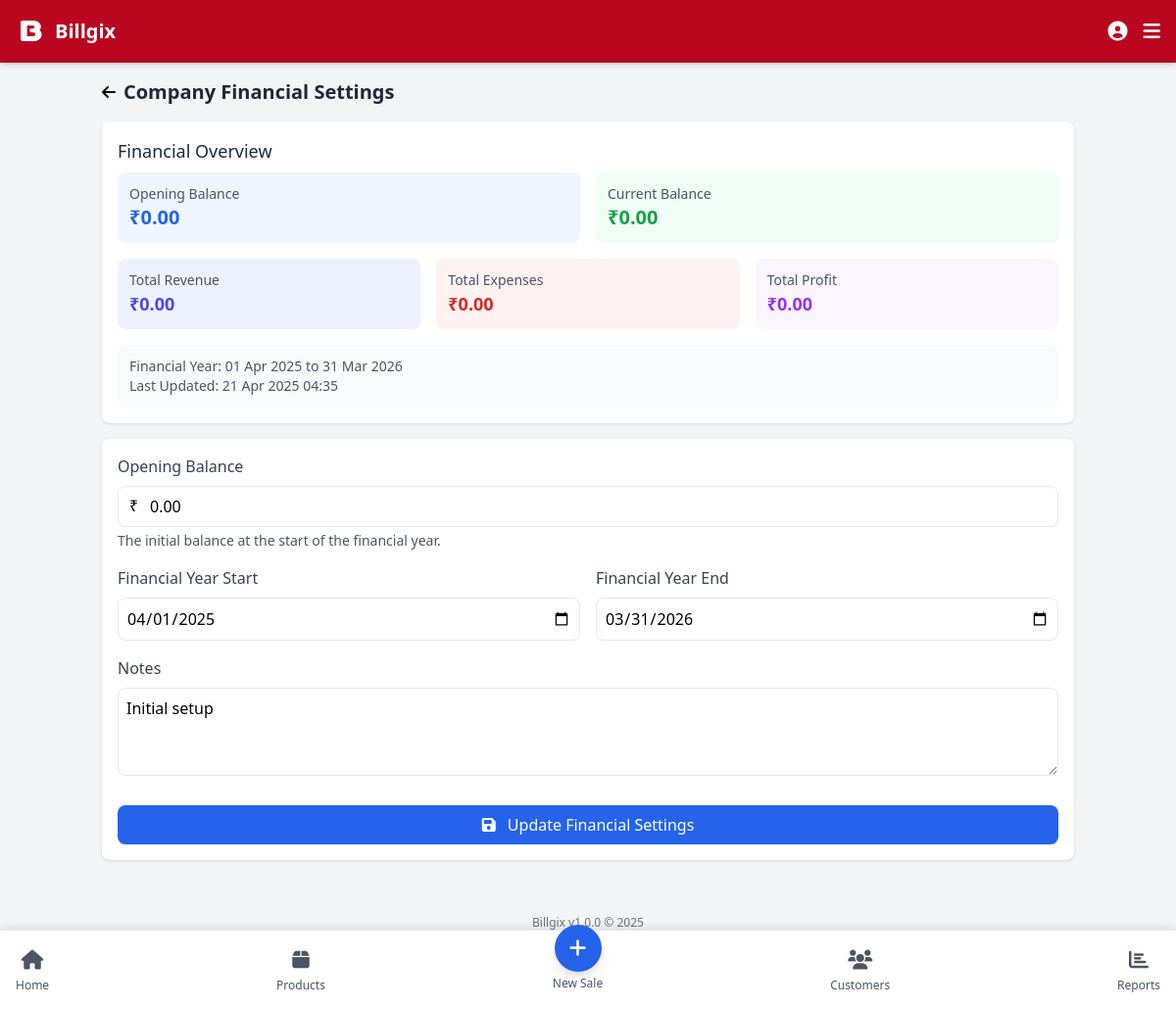
Page /modules/settings/company_finances.php (signed in) on the committed database.
### tables this page shows
CREATE TABLE IF NOT EXISTS company_finances (
    id INT AUTO_INCREMENT PRIMARY KEY,
    opening_balance DECIMAL(10, 2) NOT NULL DEFAULT 0,
    current_balance DECIMAL(10, 2) NOT NULL DEFAULT 0,
    total_revenue DECIMAL(10, 2) NOT NULL DEFAULT 0,
    total_expenses DECIMAL(10, 2) NOT NULL DEFAULT 0,
    total_profit DECIMAL(10, 2) NOT NULL DEFAULT 0,
    last_updated DATETIME NOT NULL,
    financial_year_start DATE NOT NULL,
    financial_year_end DATE NOT NULL,
    notes TEXT
);

### includes/db.php (called while the page is built, shortened)
<?php
class Database {
    private $conn;
    public function __construct() {
        try {
            $this->conn = new PDO(
                "mysql:host=" . DB_HOST . ";dbname=" . DB_NAME,
                DB_USER,
                DB_PASS,
                array(PDO::ATTR_ERRMODE => PDO::ERRMODE_EXCEPTION)
            );
        } catch(PDOException $e) {
            echo "Connection Error: " . $e->getMessage();
            exit;
        }
    }
    public function query($sql, $params = []) {
        $stmt = $this->conn->prepare($sql);
        $stmt->execute($params);
        return $stmt;
    }
    public function select($sql, $params = []) {
        $stmt = $this->query($sql, $params);
        return $stmt->fetchAll(PDO::FETCH_ASSOC);
    }
}
$db = new Database();
?>

### includes/functions.php (called while the page is built, shortened)
<?php
require_once 'db.php';
function formatCurrency($amount) {
    return CURRENCY . number_format($amount, 2);
}

### modules/settings/company_finances.php (the view, shortened to what this page needs)
<?php
$basePath = '../../';
include $basePath . 'includes/header.php';
$companyFinances = $db->select("SELECT * FROM company_finances ORDER BY id DESC LIMIT 1");
$companyFinances = $companyFinances[0];
?>
<div class="mb-6">
    <div class="flex items-center mb-4">
        <a href="<?= $basePath ?>index.php" class="mr-2 text-slate-950">
            <i class="fas fa-arrow-left"></i>
        </a>
        <h2 class="text-xl font-bold text-gray-800">Company Financial Settings</h2>
    </div>
    <div class="bg-white rounded-lg shadow p-4 mb-4">
        <h3 class="text-lg font-medium text-gray-800 mb-2">Financial Overview</h3>
        <div class="grid grid-cols-2 gap-4 mb-4">
            <div class="bg-blue-50 p-3 rounded-lg">
                <p class="text-sm text-gray-600">Opening Balance</p>
                <p class="text-xl font-bold text-blue-600"><?= formatCurrency($companyFinances['opening_balance']) ?></p>
            </div>
            <div class="bg-green-50 p-3 rounded-lg">
                <p class="text-sm text-gray-600">Current Balance</p>
                <p class="text-xl font-bold text-green-600"><?= formatCurrency($companyFinances['current_balance']) ?></p>
            </div>
        </div>
        <div class="grid grid-cols-3 gap-4">
            <div class="bg-indigo-50 p-3 rounded-lg">
                <p class="text-sm text-gray-600">Total Revenue</p>
                <p class="text-lg font-bold text-indigo-600"><?= formatCurrency($companyFinances['total_revenue']) ?></p>
            </div>
            <div class="bg-red-50 p-3 rounded-lg">
                <p class="text-sm text-gray-600">Total Expenses</p>
                <p class="text-lg font-bold text-red-600"><?= formatCurrency($companyFinances['total_expenses']) ?></p>
            </div>
            <div class="bg-purple-50 p-3 rounded-lg">
                <p class="text-sm text-gray-600">Total Profit</p>
                <p class="text-lg font-bold text-purple-600"><?= formatCurrency($companyFinances['total_profit']) ?></p>
            </div>
        </div>
        <div class="mt-4 p-3 bg-gray-50 rounded-lg">
            <p class="text-sm text-gray-600">Financial Year: <?= date('d M Y', strtotime($companyFinances['financial_year_start'])) ?> to <?= date('d M Y', strtotime($companyFinances['financial_year_end'])) ?></p>
            <p class="text-sm text-gray-600">Last Updated: <?= date('d M Y H:i', strtotime($companyFinances['last_updated'])) ?></p>
        </div>
    </div>
    <form method="POST" class="bg-white rounded-lg shadow p-4">
        <div class="mb-4">
            <label for="opening_balance" class="block text-gray-700 font-medium mb-2">Opening Balance</label>
            <div class="relative">
                <span class="absolute left-3 top-2"><?= CURRENCY ?></span>
                <input type="number" id="opening_balance" name="opening_balance" step="0.01" min="0" class="w-full pl-8 p-2 border rounded-lg focus:outline-none focus:ring-2 focus:ring-blue-500" value="<?= $companyFinances['opening_balance'] ?>">
            </div>
            <p class="text-sm text-gray-600 mt-1">The initial balance at the start of the financial year.</p>
        </div>
        <div class="grid grid-cols-2 gap-4 mb-4">
            <div>
                <label for="financial_year_start" class="block text-gray-700 font-medium mb-2">Financial Year Start</label>
                <input type="date" id="financial_year_start" name="financial_year_start" class="w-full p-2 border rounded-lg focus:outline-none focus:ring-2 focus:ring-blue-500" value="<?= $companyFinances['financial_year_start'] ?>">
            </div>
            <div>
                <label for="financial_year_end" class="block text-gray-700 font-medium mb-2">Financial Year End</label>
                <input type="date" id="financial_year_end" name="financial_year_end" class="w-full p-2 border rounded-lg focus:outline-none focus:ring-2 focus:ring-blue-500" value="<?= $companyFinances['financial_year_end'] ?>">
            </div>
        </div>
        <div class="mb-4">
            <label for="notes" class="block text-gray-700 font-medium mb-2">Notes</label>
            <textarea id="notes" name="notes" rows="3" class="w-full p-2 border rounded-lg focus:outline-none focus:ring-2 focus:ring-blue-500"><?= $companyFinances['notes'] ?></textarea>
        </div>
        <div class="mt-6">
            <button type="submit" class="w-full bg-blue-600 text-white py-2 px-4 rounded-lg hover:bg-blue-700 transition">
                <i class="fas fa-save mr-2"></i> Update Financial Settings
            </button>
        </div>
    </form>
</div>
<nav class="fixed bottom-0 left-0 right-0 bg-white border-t flex justify-between items-center p-2 bottom-nav">
    <a href="../../index.php" class="flex flex-col items-center p-2 text-gray-600">
        <i class="fas fa-home text-xl"></i>
        <span class="text-xs mt-1">Home</span>
    </a>
    <a href="../products/list.php" class="flex flex-col items-center p-2 text-gray-600">
        <i class="fas fa-box text-xl"></i>
        <span class="text-xs mt-1">Products</span>
    </a>
    <a href="../sales/add.php" class="flex flex-col items-center p-2 text-gray-600">
        <div class="bg-blue-600 text-white rounded-full w-12 h-12 flex items-center justify-center -mt-6 shadow-lg">
            <i class="fas fa-plus text-xl"></i>
        </div>
        <span class="text-xs mt-1">New Sale</span>
    </a>
    <a href="../customers/list.php" class="flex flex-col items-center p-2 text-gray-600">
        <i class="fas fa-users text-xl"></i>
        <span class="text-xs mt-1">Customers</span>
    </a>
    <a href="../reports/index.php" class="flex flex-col items-center p-2 text-gray-600">
        <i class="fas fa-chart-bar text-xl"></i>
        <span class="text-xs mt-1">Reports</span>
    </a>
</nav>
<?php
include $basePath . 'includes/footer.php';
?>

### includes/header.php (style rules this page uses)
body { touch-action: manipulation; -webkit-tap-highlight-color: transparent; -webkit-touch-callout: none; overscroll-behavior: none; }
.bottom-nav { box-shadow: 0 -2px 10px rgba(0, 0, 0, 0.1); }
html { overscroll-behavior-y: contain; -webkit-touch-callout: none; }

### rows in the picture
company_finances: opening_balance "₹0.00", current_balance "₹0.00", total_revenue "₹0.00", total_expenses "₹0.00", total_profit "₹0.00", financial_year_start "01 Apr 2025", financial_year_end "31 Mar 2026", last_updated "21 Apr 2025 04:35", opening_balance "0.00", financial_year_start "04/01/2025", financial_year_end "03/31/2026", notes "Initial setup"

### other values in the picture
APP_NAME "Billgix"
CURRENCY "₹"
APP_VERSION "1.0.0"
